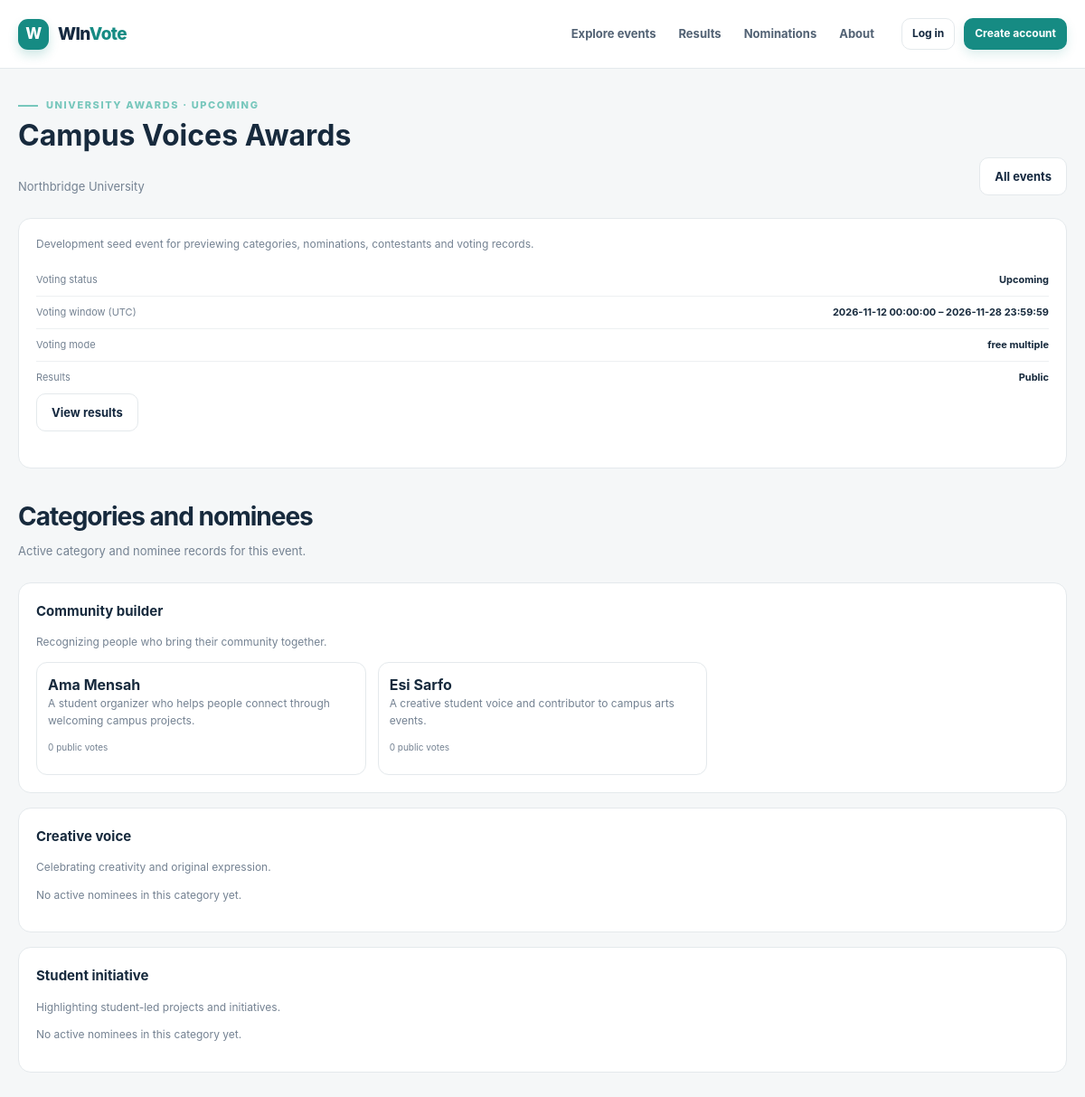
/event.php?event_id=1, run on the app's committed database.
### tables this page shows
CREATE TABLE IF NOT EXISTS events (
  id BIGINT UNSIGNED NOT NULL AUTO_INCREMENT,
  organizer_id BIGINT UNSIGNED NOT NULL,
  created_by BIGINT UNSIGNED NOT NULL,
  name VARCHAR(180) NOT NULL,
  slug VARCHAR(200) NOT NULL,
  event_type VARCHAR(80) NOT NULL,
  description TEXT NOT NULL,
  event_status ENUM('draft', 'pending_review', 'published', 'paused', 'closed', 'finalized', 'rejected') NOT NULL DEFAULT 'draft',
  voting_mode ENUM('free_multiple', 'paid_multiple', 'restricted_single') NOT NULL DEFAULT 'free_multiple',
  result_visibility ENUM('hidden', 'live', 'after_close', 'organizer_only') NOT NULL DEFAULT 'after_close',
  starts_at DATETIME NOT NULL,
  ends_at DATETIME NOT NULL,
  max_votes_per_voter SMALLINT UNSIGNED NULL,
  price_per_vote DECIMAL(12,2) NOT NULL DEFAULT 0.00,
  currency CHAR(3) NOT NULL DEFAULT 'GHS',
  nomination_opens_at DATETIME NULL,
  nomination_closes_at DATETIME NULL,
  cover_image_key VARCHAR(40) NULL,
  approved_by BIGINT UNSIGNED NULL,
  approved_at DATETIME NULL,
  finalized_by BIGINT UNSIGNED NULL,
  finalized_at DATETIME NULL,
  created_at DATETIME NOT NULL DEFAULT CURRENT_TIMESTAMP,
  updated_at DATETIME NOT NULL DEFAULT CURRENT_TIMESTAMP ON UPDATE CURRENT_TIMESTAMP,
  PRIMARY KEY (id),
  UNIQUE KEY uq_event_slug (slug),
  UNIQUE KEY uq_event_id_organizer (id, organizer_id),
  KEY idx_events_public (event_status, starts_at, ends_at),
  KEY idx_events_organizer_status (organizer_id, event_status, created_at),
  CONSTRAINT fk_events_organizer FOREIGN KEY (organizer_id) REFERENCES organizer_profiles (id)
    ON UPDATE CASCADE ON DELETE RESTRICT,
  CONSTRAINT fk_events_creator FOREIGN KEY (created_by) REFERENCES users (id)
    ON UPDATE CASCADE ON DELETE RESTRICT,
  CONSTRAINT fk_events_approver FOREIGN KEY (approved_by) REFERENCES users (id)
    ON UPDATE CASCADE ON DELETE SET NULL,
  CONSTRAINT fk_events_finalizer FOREIGN KEY (finalized_by) REFERENCES users (id)
    ON UPDATE CASCADE ON DELETE SET NULL
);

CREATE TABLE IF NOT EXISTS organizer_profiles (
  id BIGINT UNSIGNED NOT NULL AUTO_INCREMENT,
  owner_user_id BIGINT UNSIGNED NOT NULL,
  organization_name VARCHAR(180) NOT NULL,
  organization_type VARCHAR(80) NULL,
  support_email VARCHAR(254) NULL,
  support_phone VARCHAR(32) NULL,
  approval_status ENUM('pending', 'approved', 'suspended', 'rejected') NOT NULL DEFAULT 'pending',
  approved_by BIGINT UNSIGNED NULL,
  approved_at DATETIME NULL,
  created_at DATETIME NOT NULL DEFAULT CURRENT_TIMESTAMP,
  updated_at DATETIME NOT NULL DEFAULT CURRENT_TIMESTAMP ON UPDATE CURRENT_TIMESTAMP,
  PRIMARY KEY (id),
  UNIQUE KEY uq_organizer_owner (owner_user_id),
  KEY idx_organizer_status (approval_status, created_at),
  CONSTRAINT fk_organizer_owner FOREIGN KEY (owner_user_id) REFERENCES users (id)
    ON UPDATE CASCADE ON DELETE RESTRICT,
  CONSTRAINT fk_organizer_approver FOREIGN KEY (approved_by) REFERENCES users (id)
    ON UPDATE CASCADE ON DELETE SET NULL
);

CREATE TABLE IF NOT EXISTS categories (
  id BIGINT UNSIGNED NOT NULL AUTO_INCREMENT,
  event_id BIGINT UNSIGNED NOT NULL,
  name VARCHAR(140) NOT NULL,
  description TEXT NULL,
  image_key VARCHAR(40) NULL,
  category_status ENUM('active', 'inactive') NOT NULL DEFAULT 'active',
  created_at DATETIME NOT NULL DEFAULT CURRENT_TIMESTAMP,
  updated_at DATETIME NOT NULL DEFAULT CURRENT_TIMESTAMP ON UPDATE CURRENT_TIMESTAMP,
  PRIMARY KEY (id),
  UNIQUE KEY uq_categories_event_name (event_id, name),
  UNIQUE KEY uq_categories_id_event (id, event_id),
  KEY idx_categories_event_status (event_id, category_status),
  CONSTRAINT fk_categories_event FOREIGN KEY (event_id) REFERENCES events (id)
    ON UPDATE CASCADE ON DELETE RESTRICT
);

CREATE TABLE IF NOT EXISTS contestants (
  id BIGINT UNSIGNED NOT NULL AUTO_INCREMENT,
  event_id BIGINT UNSIGNED NOT NULL,
  nomination_id BIGINT UNSIGNED NULL,
  created_by BIGINT UNSIGNED NOT NULL,
  display_name VARCHAR(160) NOT NULL,
  biography TEXT NULL,
  profile_image_key VARCHAR(500) NULL,
  contestant_status ENUM('pending', 'active', 'inactive', 'disqualified') NOT NULL DEFAULT 'pending',
  public_vote_counts TINYINT(1) NOT NULL DEFAULT 0,
  created_at DATETIME NOT NULL DEFAULT CURRENT_TIMESTAMP,
  updated_at DATETIME NOT NULL DEFAULT CURRENT_TIMESTAMP ON UPDATE CURRENT_TIMESTAMP,
  PRIMARY KEY (id),
  UNIQUE KEY uq_contestant_event_nomination (event_id, nomination_id),
  UNIQUE KEY uq_contestant_id_event (id, event_id),
  KEY idx_contestants_event_status (event_id, contestant_status),
  CONSTRAINT fk_contestants_event FOREIGN KEY (event_id) REFERENCES events (id)
    ON UPDATE CASCADE ON DELETE RESTRICT,
  CONSTRAINT fk_contestants_nomination_event FOREIGN KEY (nomination_id, event_id)
    REFERENCES nominations (id, event_id) ON UPDATE CASCADE ON DELETE RESTRICT,
  CONSTRAINT fk_contestants_creator FOREIGN KEY (created_by) REFERENCES users (id)
    ON UPDATE CASCADE ON DELETE RESTRICT
);

### src/Services/EventService.php (called while the page is built, shortened)
<?php
final class EventService
{
    public function publicEventDetails(int $eventId): ?array
    {
        $statement = $this->database->prepare(
            "SELECT event.id, event.name, event.event_type, event.description,
                    event.event_status, event.voting_mode, event.result_visibility,
                    event.starts_at, event.ends_at, event.nomination_opens_at,
                    event.nomination_closes_at, event.cover_image_key,
                    event.currency, event.price_per_vote,
                    organizer.organization_name,
                    CASE
                      WHEN event.event_status IN ('closed', 'finalized')
                        OR event.ends_at <= UTC_TIMESTAMP() THEN 'Completed'
                      WHEN event.starts_at > UTC_TIMESTAMP() THEN 'Upcoming'
                      ELSE 'Live'
                    END AS public_status,
                    CASE
                      WHEN event.result_visibility = 'live'
                        OR (event.result_visibility = 'after_close'
                            AND (event.event_status IN ('closed', 'finalized')
                                 OR event.ends_at <= UTC_TIMESTAMP()))
                        THEN 1 ELSE 0
                    END AS has_public_results
             FROM events AS event
             JOIN organizer_profiles AS organizer ON organizer.id = event.organizer_id
             WHERE event.id = :event_id
               AND event.event_status IN ('published', 'closed', 'finalized')
               AND organizer.approval_status = 'approved'
             LIMIT 1"
        );
        $statement->execute(['event_id' => $eventId]);
        $event = $statement->fetch();
        $categoriesQuery = $this->database->prepare(
            "SELECT category.id AS category_id, category.name AS category_name,
                    category.description AS category_description,
                    category.image_key AS category_image_key,
                    contestant.id AS contestant_id, contestant.display_name,
                    contestant.biography, contestant.profile_image_key,
                    (SELECT COALESCE(SUM(vote.vote_quantity), 0)
                     FROM votes AS vote
                     WHERE vote.event_id = event.id
                       AND vote.contestant_id = contestant.id
                       AND vote.vote_status = 'credited') AS vote_count
             FROM events AS event
             JOIN categories AS category
               ON category.event_id = event.id AND category.category_status = 'active'
             LEFT JOIN contestant_categories AS assignment
               ON assignment.event_id = event.id AND assignment.category_id = category.id
             LEFT JOIN contestants AS contestant
               ON contestant.id = assignment.contestant_id
              AND contestant.event_id = event.id
              AND contestant.contestant_status = 'active'
             WHERE event.id = :event_id
             ORDER BY category.name, contestant.display_name"
        );
        $categoriesQuery->execute(['event_id' => $eventId]);
        $categories = [];
        foreach ($categoriesQuery->fetchAll() as $row) {
            $categoryId = (int) $row['category_id'];
            if (!isset($categories[$categoryId])) {
                $categories[$categoryId] = [
                    'id' => $categoryId,
                    'name' => $row['category_name'],
                    'description' => $row['category_description'],
                    'image_key' => $row['category_image_key'],
                    'contestants' => [],
                ];
            }
            if ($row['contestant_id'] !== null) {
                $categories[$categoryId]['contestants'][] = [
                    'id' => (int) $row['contestant_id'],
                    'name' => $row['display_name'],
                    'biography' => $row['biography'],
                    'image_key' => $row['profile_image_key'],
                    'vote_count' => (int) $row['vote_count'],
                ];
            }
        }
        return [
            'event' => $event,
            'categories' => array_values($categories),
        ];
    }
}

### event.php (the view, shortened to what this page needs)
<?php
function public_event_escape(string $value): string
{
    return htmlspecialchars($value, ENT_QUOTES | ENT_SUBSTITUTE, 'UTF-8');
}
$eventId = filter_var($_GET['event_id'] ?? null, FILTER_VALIDATE_INT);
$details = null;
$errorMessage = null;
try {
    $database = database_connection();
    $details = (new EventService($database, new AccessControl($database)))
        ->publicEventDetails((int) $eventId);
} catch (PDOException $exception) {
    error_log('WInVote public event detail database error: ' . $exception->getMessage());
    http_response_code(503);
    $errorMessage = 'Event details are temporarily unavailable. Please try again later.';
} catch (DomainException | InvalidArgumentException $exception) {
    $errorMessage = $exception->getMessage();
}
$event = is_array($details) ? $details['event'] : null;
$categories = is_array($details) ? $details['categories'] : [];
?>
<!doctype html>
<html lang="en">
<head>
  <link rel="stylesheet" href="assets/css/app.css">
</head>
<body>
  <header class="site-header"><div class="container nav-inner">
    <a class="brand" href="index.php"><span class="brand-mark">W</span><span>WIn<em>Vote</em></span></a>
    <nav class="public-nav"><a href="events.php">Explore events</a><a href="results.php">Results</a><a href="nominate.php">Nominations</a><a href="about.html">About</a></nav>
    <div class="nav-actions"><a class="btn btn-secondary btn-sm" href="auth.php?action=login">Log in</a><a class="btn btn-primary btn-sm" href="auth.php?action=register">Create account</a></div>
  </div></header>
  <main class="content-section"><div class="container">
    <?php if ($errorMessage !== null): ?>
      <section class="panel" role="alert"><h1>Event unavailable</h1><p><?= public_event_escape($errorMessage) ?></p><a class="btn btn-secondary" href="events.php">Return to Explore events</a></section>
    <?php elseif (is_array($event)): ?>
      <div class="section-heading"><div><span class="eyebrow"><?= public_event_escape($event['event_type']) ?> · <?= public_event_escape($event['public_status']) ?></span><h1><?= public_event_escape($event['name']) ?></h1><p><?= public_event_escape($event['organization_name']) ?></p></div><a class="btn btn-secondary" href="events.php">All events</a></div>
      <section class="panel event-detail-panel">
        <p><?= nl2br(public_event_escape($event['description'])) ?></p>
        <ul class="detail-list">
          <li><span>Voting status</span><strong><?= public_event_escape($event['public_status']) ?></strong></li>
          <li><span>Voting window (UTC)</span><strong><?= public_event_escape($event['starts_at']) ?> – <?= public_event_escape($event['ends_at']) ?></strong></li>
          <li><span>Voting mode</span><strong><?= public_event_escape(str_replace('_', ' ', $event['voting_mode'])) ?></strong></li>
          <li><span>Results</span><strong><?= (int) $event['has_public_results'] === 1 ? 'Public' : 'Not public yet' ?></strong></li>
        </ul>
        <div class="filter-row">
          <?php if ((int) $event['has_public_results'] === 1): ?><a class="btn btn-secondary" href="results.php?event_id=<?= (int) $event['id'] ?>">View results</a><?php endif; ?>
        </div>
      </section>
      <div class="section-heading" style="margin-top:32px"><div><h2>Categories and nominees</h2><p>Active category and nominee records for this event.</p></div></div>
      <?php foreach ($categories as $category): ?>
        <section class="panel" style="margin-bottom:16px">
          <h2><?= public_event_escape($category['name']) ?></h2>
          <?php if (!empty($category['description'])): ?><p><?= nl2br(public_event_escape((string) $category['description'])) ?></p><?php endif; ?>
          <?php if ($category['contestants'] === []): ?><p class="field-hint">No active nominees in this category yet.</p><?php else: ?>
            <div class="contestant-grid"><?php foreach ($category['contestants'] as $contestant): ?>
              <article class="contestant-card">
                <div class="contestant-body"><a class="table-primary" href="contestant.php?contestant_id=<?= (int) $contestant['id'] ?>"><?= public_event_escape($contestant['name']) ?></a>
                  <?php if (!empty($contestant['biography'])): ?><p><?= public_event_escape((string) $contestant['biography']) ?></p><?php endif; ?>
                  <?php if ((int) $event['has_public_results'] === 1): ?><small><?= number_format((int) $contestant['vote_count']) ?> public votes</small><?php endif; ?>
                </div>
              </article>
            <?php endforeach; ?></div>
          <?php endif; ?>
        </section>
      <?php endforeach; ?>
    <?php endif; ?>
  </div></main>
</body>
</html>

### data on the page
events: event_type "UNIVERSITY AWARDS", name "Campus Voices Awards", organizer.organization_name "Northbridge University", description "Development seed event for previewing categories, nominations, contestants and voting records.", starts_at "2026-11-12 00:00:00", ends_at "2026-11-28 23:59:59", voting_mode "free multiple"
categories: contestants.display_name "Ama Mensah", contestants.biography "A student organizer who helps people connect through welcoming campus projects.", vote_count "0", contestants.display_name "Esi Sarfo", contestants.biography "A creative student voice and contributor to campus arts events."
categories: name "Creative voice", description "Celebrating creativity and original expression.", shows "No active nominees in this category yet."
categories: name "Student initiative", description "Highlighting student-led projects and initiatives.", shows "No active nominees in this category yet."

### other printed values
public_event_escape($event['public_status']) "UPCOMING"
public_event_escape($event['public_status']) "Upcoming"
public_event_escape($category['name']) "Community builder"
public_event_escape((string) $category['description']) "Recognizing people who bring their community together."
